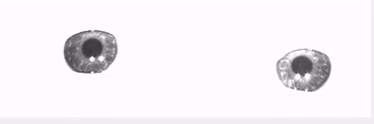
#> input picture frame 9 of examples/pupil_crop.mp4, 374 x 124 px
$ python test_pupil_ir.py
#> lines starting #> are read from the running program, lines starting #| are printed output that depends on the picture; after the words box and inside, x2 and y2 are one past the last pixel; in counts of white or black regions, pixels touching at a corner belong together
import cv2
import matplotlib.pyplot as plt
from skimage.feature import blob_doh
from skimage import feature, morphology, filters, segmentation, measure, draw
from matplotlib.patches import Ellipse
import numpy as np
plt.ion()

def test_blobs(vid):

    fig, ax = plt.subplots()

    while True:
        ret, frame = vid.read()
        frame = cv2.cvtColor(frame, cv2.COLOR_BGR2GRAY)

        blobs = blob_doh(frame)

        ax.imshow(frame)
        for blob in blobs:
            y, x, r = blob
            c = plt.Circle((x, y), r, color='red', linewidth=2, fill=False)
            ax.add_patch(c)

        plt.pause(0.001)


def test_watershed(vid):
    fig, ax = plt.subplots(4,1, figsize=(8,10))

    while True:
        for axis in ax:
            axis.cla()

        ret, frame = vid.read()
#> frame is the input picture: shape (124, 374, 3); mean B, G, R 245.1, 241.3, 244.2
        frame = cv2.cvtColor(frame, cv2.COLOR_BGR2GRAY)
#> frame: shape (124, 374)

        medfilt = filters.rank.median(frame, footprint=morphology.disk(5))
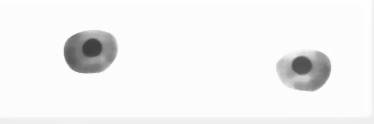
#> medfilt: shape (124, 374); min 60, max 254, mean 242.5

        # peaks = feature.peak_local_max(255-frame, footprint=morphology.disk(5), min_distance=20)
        edges = filters.scharr(medfilt)
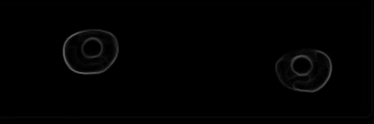
#> edges: shape (124, 374) float64; min 0, max 0.379, mean 0.00682

        thresh = filters.threshold_otsu(edges)
#> thresh = 0.0925

        skeleton = morphology.skeletonize(edges>thresh)
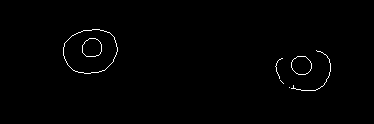
#> skeleton: shape (124, 374) bool; 0.76% white in thin lines or dots, all inside (x1, y1, x2, y2) = (63, 29, 331, 91)
        labeled = measure.label(skeleton)
#> labeled: shape (124, 374) int32; 8 distinct labels, from 0 to 7

        n_labels = len(np.unique(labeled))
#> n_labels = 8
        ells = []
        med_values = []
        masks = []
        for i in range(1,n_labels):
            pts = np.where(labeled==i)
            pts = np.column_stack((pts[1], pts[0]))
            ellipse_mod = measure.EllipseModel()
            ret = ellipse_mod.estimate(pts)
            if not ret:
                continue
            # compute median value inside ellipse
            rr, cc = draw.ellipse(ellipse_mod.params[1], ellipse_mod.params[0], ellipse_mod.params[2], ellipse_mod.params[3], rotation=ellipse_mod.params[4])
            rr = np.clip(rr, 0, frame.shape[0]-1)
            cc = np.clip(cc, 0, frame.shape[1]-1)
            med_values.append(np.median(np.ravel(medfilt[rr, cc])))
            ells.append(ellipse_mod)
            masks.append((rr, cc))
#> this loop made 7 passes
#> (pts, ret) on passes 1 to 7: (141 positions, rows 29 to 73, columns 63 to 117, True), (55 positions, rows 38 to 56, columns 82 to 101, True), (76 positions, rows 50 to 90, columns 291 to 330, True), (54 positions, rows 56 to 74, columns 291 to 311, True), (23 positions, rows 58 to 78, columns 275 to 282, True), ([[280, 80], [281, 81], [282, 82], [283, 83]], False), ([[289, 87]], False)
#> after the loop, ells = 5 items; masks = 5 items; med_values = [132, 65, 149, 85, 191]

        # pick the ellipse with lowest median
        sort_meds = np.argsort(med_values)
#> sort_meds = [1, 3, 0, 2, 4]
        frame = cv2.cvtColor(frame, cv2.COLOR_GRAY2RGB)
#> frame: shape (124, 374, 3)
        for i in sort_meds[0:2]:

            ellipse = ells[i]
            # mask_rr, mask_cc = masks[i]
            # print( (ellipse.params[0],  ellipse.params[1]),  (ellipse.params[2], ellipse.params[3]), ellipse.params[4])
            cv2.ellipse(frame, (round(ellipse.params[0]),  round(ellipse.params[1])),  (round(ellipse.params[2]), round(ellipse.params[3])), ellipse.params[4], 0, 360, (255,0,0))
#> this loop made 2 passes
#> i on pass 2: 3
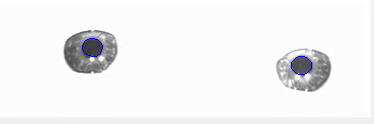
#> frame: shape (124, 374, 3); mean B, G, R 242.6, 242, 242
            # [8 lines of commented-out code are left out]


        ax[0].imshow(frame)
        # ax[0].add_patch(ell_patch)
        ax[1].imshow(medfilt)
        ax[2].imshow(edges)
        ax[3].imshow(labeled)

        plt.pause(0.001)
#> figure, not shown here; B, G, R data is drawn as R, G, B


def get_frame():
    """
    Convenience function just to get frame from example video in grayscale
    Returns:

    """
    vid = cv2.VideoCapture('pupil_crop.mp4')
    ret, frame = vid.read()
    frame = cv2.cvtColor(frame, cv2.COLOR_BGR2GRAY)
    return frame


if __name__ == "__main__":
    vid = cv2.VideoCapture('pupil_crop.mp4')
    # test_blobs(vid)
    test_watershed(vid)
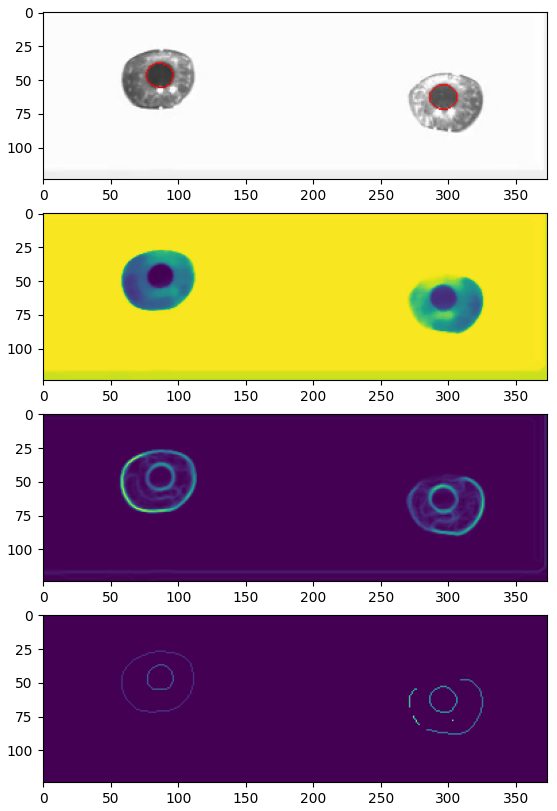
#> figure drawn by matplotlib, 4 panels; B, G, R data is drawn as R, G, B

$ run again, starting later in the video
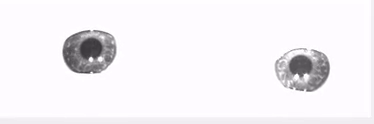
#> input picture frame 43 of examples/pupil_crop.mp4, 374 x 124 px
#> in test_watershed, frame is the input picture: shape (124, 374, 3); mean B, G, R 245, 241.1, 244
#> thresh = 0.09
#> in test_watershed, `skeleton = morphology.skeletonize(edges>thresh)`:
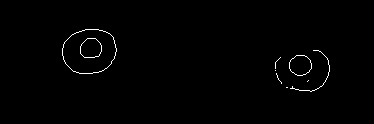
#> skeleton: shape (124, 374) bool; 0.79% white in thin lines or dots, all inside (x1, y1, x2, y2) = (62, 29, 330, 92)
#> labeled: shape (124, 374) int32; 10 distinct labels, from 0 to 9
#> n_labels = 10
#> the loop in test_watershed, `for i in range(1,n_labels):` made 9 passes
#> (pts, ret) on passes 1 to 8: (142 positions, rows 29 to 73, columns 62 to 116, True), (59 positions, rows 38 to 57, columns 80 to 101, True), (76 positions, rows 50 to 91, columns 290 to 329, True), (60 positions, rows 55 to 75, columns 289 to 311, True), (12 positions, rows 57 to 68, columns 275 to 280, True), ([[275, 70]], False), (11 positions, rows 73 to 83, columns 276 to 281, True), ([[308, 80], [307, 81]], False)
#> after the loop in test_watershed, `for i in range(1,n_labels):`: ells = 6 items; med_values = [130, 65, 151, 93, 202, 216]
#> sort_meds = [1, 3, 0, 2, 4, 5]
#> the loop in test_watershed, `for i in sort_meds[0:2]: ` made 2 passes
#> i on pass 2: 3
#> `test_watershed(vid)`:
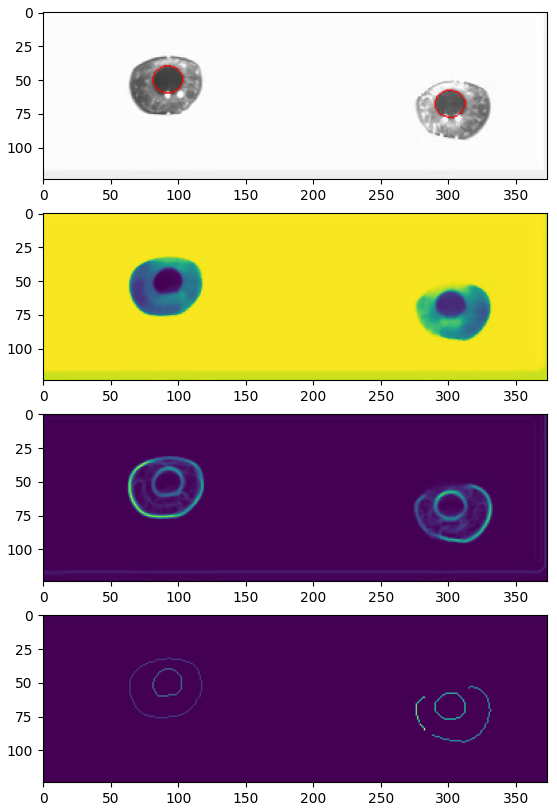
#> figure drawn by matplotlib, 4 panels; B, G, R data is drawn as R, G, B

$ run again, starting later in the video
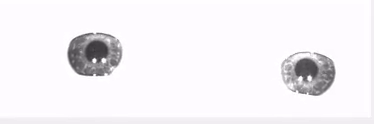
#> input picture frame 76 of examples/pupil_crop.mp4, 374 x 124 px
#> in test_watershed, frame is the input picture: shape (124, 374, 3); mean B, G, R 244.7, 240.9, 243.8
#> thresh = 0.0905
#> in test_watershed, `skeleton = morphology.skeletonize(edges>thresh)`:
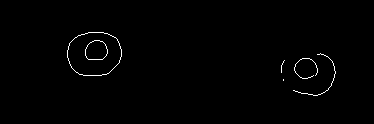
#> skeleton: shape (124, 374) bool; 0.77% white in thin lines or dots, all inside (x1, y1, x2, y2) = (67, 32, 336, 96)
#> labeled: shape (124, 374) int32; 7 distinct labels, from 0 to 6
#> n_labels = 7
#> the loop in test_watershed, `for i in range(1,n_labels):` made 6 passes
#> (pts, ret) on passes 1 to 6: (143 positions, rows 32 to 75, columns 67 to 121, True), (61 positions, rows 40 to 59, columns 85 to 107, True), (79 positions, rows 53 to 95, columns 293 to 335, True), (59 positions, rows 58 to 78, columns 294 to 317, True), (13 positions, rows 60 to 72, columns 281 to 284, True), ([[283, 79], [283, 80]], False)
#> after the loop in test_watershed, `for i in range(1,n_labels):`: ells = 5 items; med_values = [131, 67, 146, 87, 214]
#> sort_meds = [1, 3, 0, 2, 4]
#> the loop in test_watershed, `for i in sort_meds[0:2]: ` made 2 passes
#> i on pass 2: 3
#> `test_watershed(vid)`:
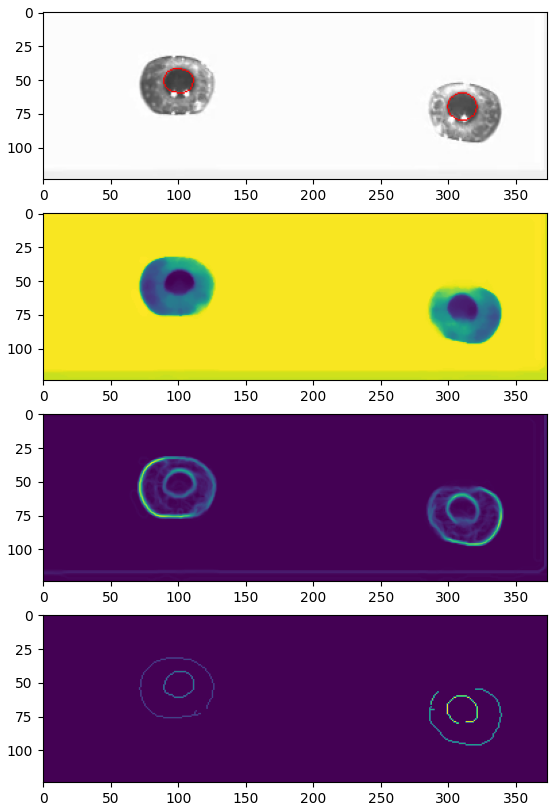
#> figure drawn by matplotlib, 4 panels; B, G, R data is drawn as R, G, B
